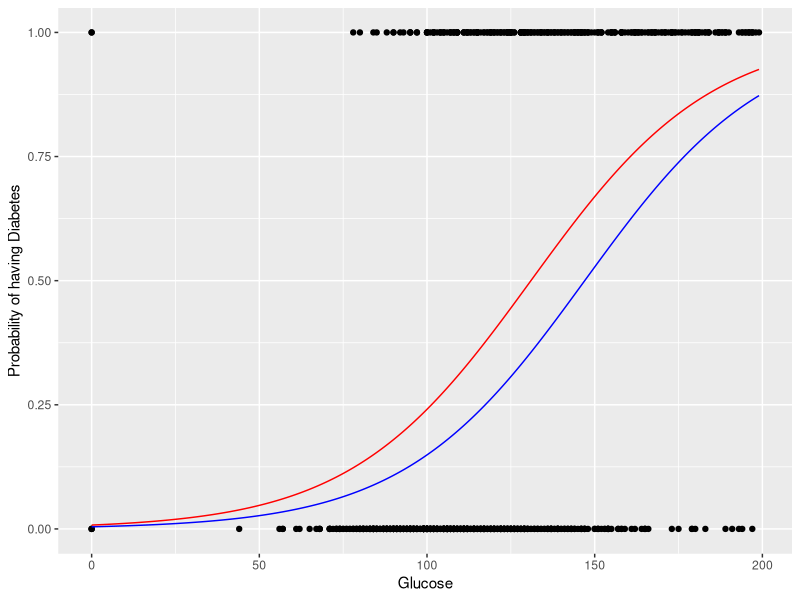
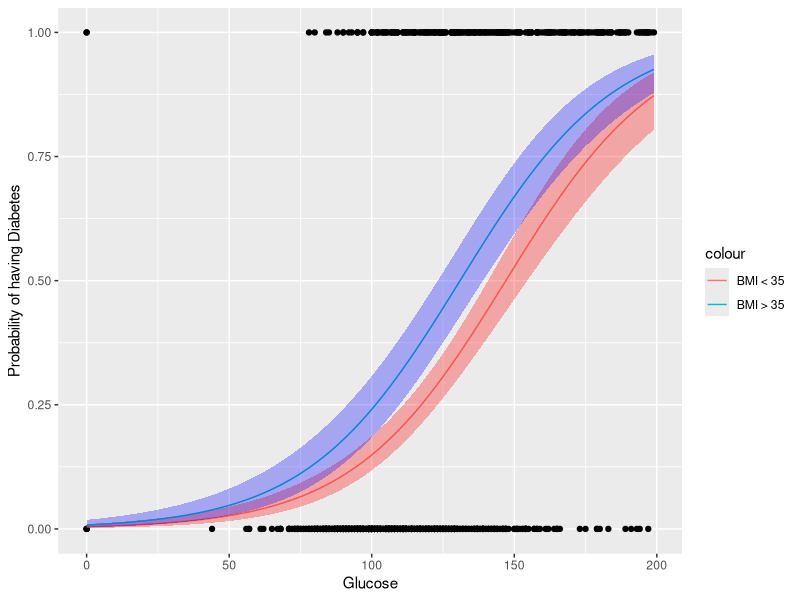
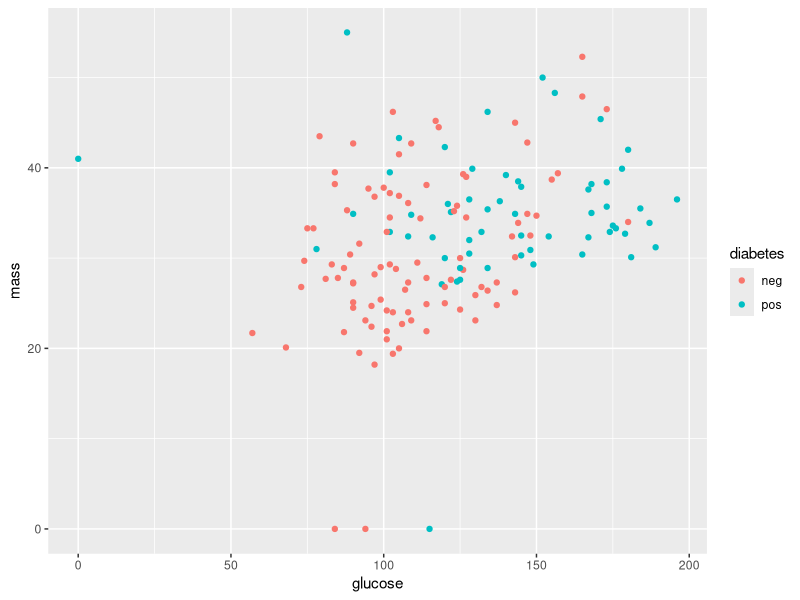
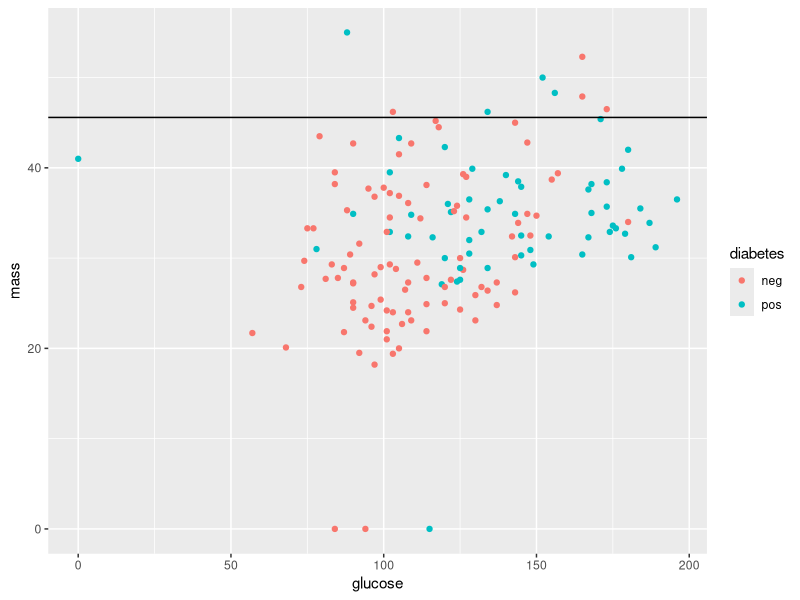

Source code (R) for these figures, in order:
## ---- chunk 1
library(mlbench)
library(ggplot2)
library(dplyr)
data("PimaIndiansDiabetes") #loads data under "name"
pimaData <- PimaIndiansDiabetes
#create new numeric col of all 1s
pimaData$response <- 1
#crate response col, transform string to categorical 
pimaData$response[pimaData$diabetes == 'neg'] <- 0
#bmi > 35 col
pimaData$bmi <- 0
pimaData$bmi[pimaData$mass > 35] <- 1

logRegMulti <- glm(response~glucose + bmi, data=pimaData, family="binomial")
summary(logRegMulti)

## ---- chunk 2
#Glucose for Low BMI
#       vector of 1s for intercept    vector of random glucose levels btw max and min        all bmi's > 35
BMILow <- cbind(rep(1,10000), seq(from=min(pimaData$glucose),to=max(pimaData$glucose),length.out=1000), rep(0, 10000))
lowPredxb <- BMILow%*%coef(logRegMulti)
lowPreds <-  1/(1+exp(-lowPredxb))
lowPredDF <- data.frame(x=BMILow[,2], preds=lowPreds)

#Glucose for High BMI
BMIHigh <- cbind(rep(1,10000), seq(from=min(pimaData$glucose),to=max(pimaData$glucose),length.out=1000), rep(1, 10000))
highPredxb <- BMIHigh%*%coef(logRegMulti)
highPreds <-  1/(1+exp(-highPredxb))
highPredDF <- data.frame(x=BMIHigh[,2], preds=highPreds)

ggplot() + 
  geom_point(data=pimaData,aes(y=response, x=glucose)) + 
  geom_line(data=lowPredDF,aes(x=x,y=lowPreds),color="Blue") +
  geom_line(data=highPredDF,aes(x=x,y=highPreds),color="Red") +
  labs(y="Probability of having Diabetes", x="Glucose") 
## ---- chunk 3
#CI Low BMI
lowSexb <- sqrt(diag(BMILow%*%vcov(logRegMulti)%*%t(BMILow)))
lowCixb <- cbind(lowPredxb-1.96*lowSexb,lowPredxb+1.96*lowSexb)
ciLow <- 1/(1+exp(-lowCixb))
lowPredDF <- lowPredDF %>% mutate(lb=ciLow[,1],ub=ciLow[,2])

#CI High BMI
highSexb <- sqrt(diag(BMIHigh%*%vcov(logRegMulti)%*%t(BMIHigh)))
highCixb <- cbind(highPredxb-1.96*highSexb,highPredxb+1.96*highSexb)
ciHigh <- 1/(1+exp(-highCixb))
highPredDF <- highPredDF %>% mutate(lb=ciHigh[,1],ub=ciHigh[,2])

ggplot() + 
  geom_point(data=pimaData,aes(y=response, x=glucose)) + 
  geom_line(data=lowPredDF,aes(x=x,y=lowPreds, color="BMI < 35")) +
  geom_ribbon(data=lowPredDF,aes(x=x,ymin=lb,ymax=ub),alpha=0.3,fill="Red") +
  geom_line(data=highPredDF,aes(x=x,y=highPreds, color="BMI > 35")) +
  geom_ribbon(data=highPredDF,aes(x=x,ymin=lb,ymax=ub),alpha=0.3,fill="Blue") +
  labs(y="Probability of having Diabetes", x="Glucose")
## ---- chunk 4
library(MASS)

set.seed(3)
train = sample(768, 768*.8)
train_set <- pimaData[train, ]
test_set <- pimaData[-train, ]

lda_fit <- lda(response ~ glucose + mass, data = pimaData,
    subset = train)
lda_fit
## ---- chunk 5
ggplot(test_set, aes(x=glucose,y=mass)) + geom_point(aes(color = diabetes))
## ---- chunk 6
Diabetic <- test_set$response == 1
NonDiabetic <- test_set$response == 0

Diabetic.df <- test_set[Diabetic, ]
NonDiabetic.df <- test_set[NonDiabetic, ]

diabetic.gluc.mean <- mean(Diabetic.df$glucose)
diabetic.mass.mean <- mean(Diabetic.df$mass)

nondiabetic.gluc.mean <- mean(NonDiabetic.df$glucose)
nondiabetic.mass.mean <- mean(NonDiabetic.df$mass)

x1 <- cbind(diabetic.gluc.mean,diabetic.mass.mean) 
x2 <- cbind(nondiabetic.gluc.mean,nondiabetic.mass.mean) 

pi1 = 0.6465798
pi2 = 0.3534202 

mu1hat <- colMeans(x1)
mu2hat <- colMeans(x2)
Sigmahat <- cov(rbind(x1,x2))
intercept <- c(log(pi1/pi2) - 0.5*t(mu1hat+mu2hat)%*%solve(Sigmahat, tol = 1e-19)%*%(mu1hat-mu2hat))
slope <- solve(Sigmahat, tol = 1e-18)%*%(mu1hat-mu2hat)

b0 <- intercept/(-slope[2])
b1 <- slope[1]/(-slope[2])

#Plotting
ggplot(test_set, aes(x=glucose,y=mass)) + geom_point(aes(color = diabetes)) +
  geom_abline(intercept=b0,slope=b1)


## ---- chunk 7
lda_pred <- predict(lda_fit, newdata = test_set)
temp_table <- table(lda_pred$class, test_set$response)
temp_table

#Calculating accuracy
mean(lda_pred$class == test_set$response)
## ---- chunk 8
qda_fit <- qda(response ~ glucose + mass, data = pimaData,
    subset = train)
qda_fit
## ---- chunk 9
# OLD CODE
#temp_table <- table(Wage$hi,round(predict(logReg,type='response')))
#temp_table

# NEW CODE
qda_pred <- predict(qda_fit, newdata = test_set)
temp_table2 <- table(qda_pred$class, test_set$response)
temp_table2
## ---- chunk 10
mean(qda_pred$class == test_set$response)
